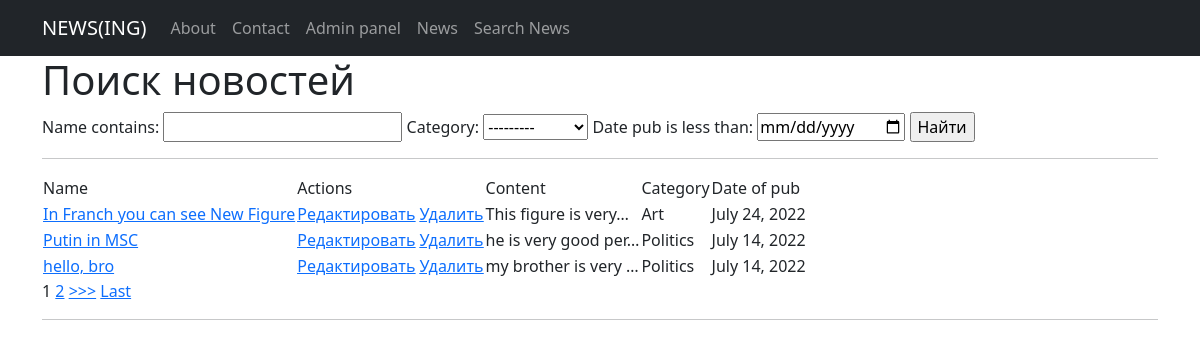
The app's page /news/search_news/, older data.
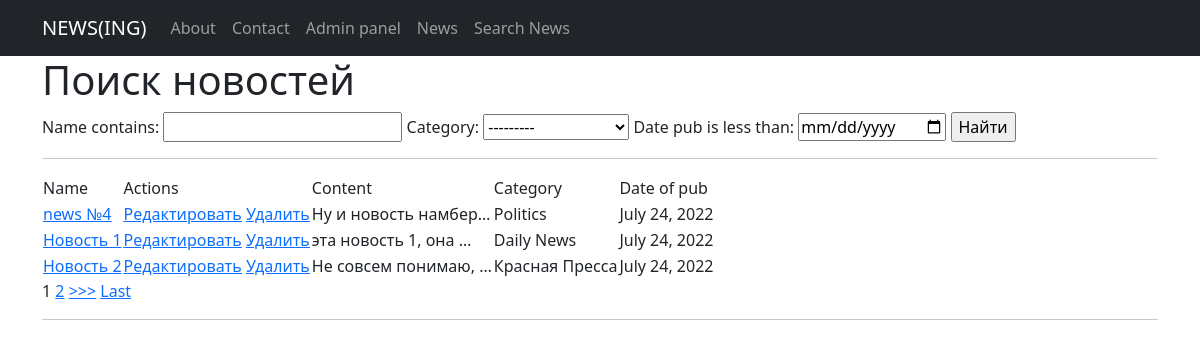
The same page, newer data.
### News_feed_view/models.py (models this page shows, shortened)
class News(models.Model):
    name = models.CharField(
        max_length=124,
        unique=True
    )
    content = models.TextField()
    category = models.ForeignKey(
        to = 'Category',
        on_delete=models.CASCADE,
        related_name='news'
    )
    date_pub = models.DateField(auto_now=True)

class Category(models.Model):
    name = models.CharField(max_length=100, unique=True)
    def __str__(self):
        return self.name.title()

### News_feed_view/views.py (the view, shortened to what this page needs)
# urls.py: path('search_news/', SearchNews.as_view(), name = 'search_news'),
class SearchNews(ListView):
    model = News
    template_name = 'search_news.html'
    ordering = 'name'
    context_object_name = 'search_news'
    paginate_by = 3
    def get_queryset(self):
        queryset = super().get_queryset()
        return NewsSimpleFilter(self.request.GET, queryset=queryset).qs
    def get_context_data(self, **kwargs):
        context = super().get_context_data(**kwargs)
        context['filter'] = NewsSimpleFilter(self.request.GET, queryset=self.get_queryset())
        return context

### templates/search_news.html (shortened to what this page needs)
{% extends 'flatpages/default.html' %}
{% block content %}
<h1>Поиск новостей</h1>
<form method="GET">
    {{ filter.form }}
    <input type="submit" value="Найти">
</form>
<hr>
<table>
    <tr>
        <td> Name </td>
        <td> Actions </td>
        <td> Content </td>
        <td> Category </td>
        <td> Date of pub </td>
    </tr>
    {% for i in search_news %}
        <tr>
            <td> <a href="{% url 'news_detail' i.id %}"> {{i.name}} </a> </td>
            <td>
                <a href="{% url 'update_news' i.id %} "><u>Редактировать</u></a>
                <a href="{% url 'delete_news' i.id %} "><u> Удалить </u></a>
            </td>
            <td> {{ i.content|truncatechars:20 }} </td>
            <td> {{ i.category }} </td>
            <td> {{ i.date_pub }} </td>
        </tr>
    {% endfor %}
</table>
{% if is_paginated %}
    {% for num in page_obj.paginator.page_range %}
        {% if page_obj.number == num %}
            <a>{{ num }}</a>
        {% elif num > page_obj.number|add:'-3' and num < page_obj.number|add:'3' %}
            <a href="?page={{ num }}">{{ num }}</a>
        {% endif %}
    {% endfor %}
    {% if page_obj.has_next %}
        <a href="?page={{ page_obj.next_page_number }}">>>></a>
        <a href="?page={{ page_obj.paginator.num_pages }}">Last</a>
    {% endif %}
{% endif %}
<hr>
{% endblock content %}

Row changes from the older to the newer data that the page shows:
no longer on this page (row edited): News: name "In Franch you can see New Figure", content "This figure is very…", category "Art", date_pub "July 24, 2022"
removed News: name "Putin in MSC", content "he is very good per…", category "Politics", date_pub "July 14, 2022"
no longer on this page (row edited): News: name "hello, bro", content "my brother is very …", category "Politics", date_pub "July 14, 2022"
added News: name "news №4", content "Ну и новость намбер…", category "Politics", date_pub "July 24, 2022"
now on this page (row edited): News: name "Новость 1", content "эта новость 1, она …", category "Daily News", date_pub "July 24, 2022"
now on this page (row edited): News: name "Новость 2", content "Не совсем понимаю, …", category "Красная Пресса", date_pub "July 24, 2022"
